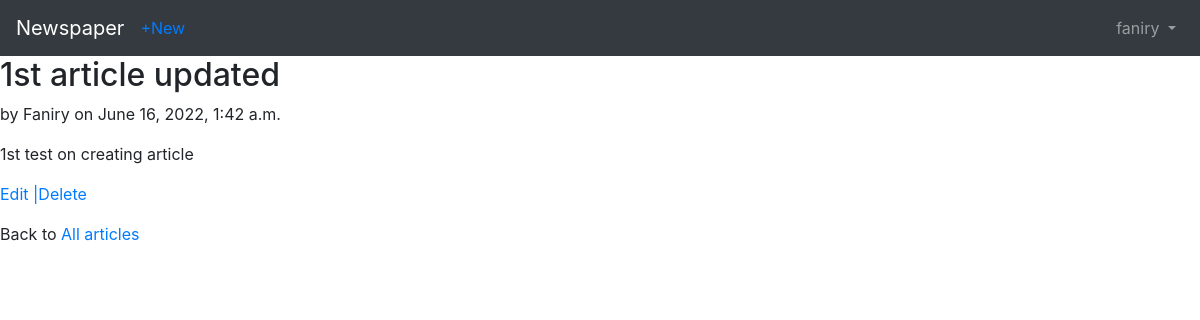
The app's page /articles/1/ (signed in) with its own data.
### accounts/models.py (models this page shows)
class CustomUser(AbstractUser):
    age =   models.PositiveIntegerField(null=True,blank=True)

### articles/models.py (models this page shows, shortened)
class Article(models.Model):
    title           =   models.CharField(max_length=255)
    body            =   models.TextField()
    date            =   models.DateTimeField(auto_now_add=True)
    authors         =   models.ForeignKey(get_user_model(),on_delete=models.CASCADE,)

### articles/views.py (the view)
# urls.py: path('<int:pk>/'        ,ArticleDetailView.as_view(),name='article_detail'),
class   ArticleDetailView(LoginRequiredMixin,DetailView):
    model           =   Article
    template_name   =   'article_detail.html'

### templates/article_detail.html (shortened to what this page needs)
{% extends 'base.html' %}
{% block content %}
    <div class="card-entry">
        <h2>{{object.title}}</h2>
        <p>by {{object.authors}} on {{object.date}} </p>
        <p>{{object.body}}</p>
    </div>
    <p><a href="{% url 'article_edit' article.pk %}">Edit</a>
        <a href="{% url 'article_delete' article.pk %}">|Delete</a>
    </p>
    <p>Back to <a href="{% url 'article_list' %}">All articles</a></p>
{% endblock content %}

### templates/base.html (shortened to what this page needs)
<!DOCTYPE html>
<html>
    <head>
        <link rel="stylesheet" href="https://stackpath.bootstrapcdn.com/bootstrap/4.5.0/css/bootstrap.min.css">
    </head>
    <body>
        <nav class="navbar navbar-expand-lg navbar-dark bg-dark">
            <a class="navbar-brand" href="{% url 'home' %}">Newspaper</a>
            {% if user.is_authenticated %}
                <ul class="navbar-nav mr-auto">
                    <li class="nav-item">
                        <a href="{% url 'article_create'%}">+New</a>
                    </li>
                </ul>
            {% endif %}
            <div class="collapse navbar-collapse" id="navbarSupportedContent">
            {% if user.is_authenticated %}
                <ul class="navbar-nav ml-auto">
                <li class="nav-item">
                <a class="nav-link dropdown-toggle" href="#" id="navbarDropdown"
                role="button" data-toggle="dropdown" aria-haspopup="true" aria-expanded="false">
                {{ user.username }}
            </a>
            </li>
            </ul>
            {% else %}
                <form class="form-inline ml-auto">
                <a href="{% url 'login' %}" class="btn btn-outline-secondary">Log In</a>
                <a href="{% url 'signup' %}" class="btn btn-primary ml-2">Sign up</a>
                </form>
            {% endif %}
            </div>
        </nav>
        <main>
        {% block content %}
        {% endblock content %}
        </main>
  </body>
    </body>
</html>

### records on screen
CustomUser: username "faniry"
Article: title "1st article updated", authors "Faniry", date "June 16, 2022, 1:42 a.m.", body "1st test on creating article"
